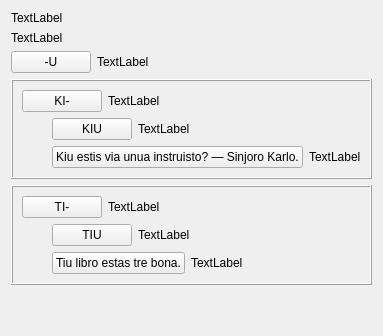
     <widget class="QWidget" name="tab">
      <attribute name="icon">
       <iconset resource="ikonoj.qrc">
        <normaloff>:/ikonoj/leciono.png</normaloff>:/ikonoj/leciono.png</iconset>
      </attribute>
      <attribute name="title">
       <string>1</string>
      </attribute>
      <layout class="QVBoxLayout" name="verticalLayout_21">
       <item>
        <widget class="titolo" name="Lec05_Label6">
         <property name="text">
          <string>TextLabel</string>
         </property>
        </widget>
       </item>
       <item>
        <widget class="QLabel" name="Lec05_Label1">
         <property name="text">
          <string>TextLabel</string>
         </property>
         <property name="wordWrap">
          <bool>true</bool>
         </property>
        </widget>
       </item>
       <item>
        <layout class="QHBoxLayout" name="horizontalLayout_23">
         <item>
          <widget class="neklakebla" name="pushButton">
           <property name="sizePolicy">
            <sizepolicy hsizetype="Maximum" vsizetype="Fixed">
             <horstretch>0</horstretch>
             <verstretch>0</verstretch>
            </sizepolicy>
           </property>
           <property name="text">
            <string>-U</string>
           </property>
           <property name="tipo" stdset="0">
            <string>akuzativa</string>
           </property>
          </widget>
         </item>
         <item>
          <widget class="QLabel" name="Lec05_Label2">
           <property name="text">
            <string>TextLabel</string>
           </property>
           <property name="wordWrap">
            <bool>true</bool>
           </property>
          </widget>
         </item>
        </layout>
       </item>
       <item>
        <widget class="QFrame" name="frame">
         <property name="frameShape">
          <enum>QFrame::Box</enum>
         </property>
         <property name="frameShadow">
          <enum>QFrame::Raised</enum>
         </property>
         <layout class="QVBoxLayout" name="verticalLayout_11">
          <property name="spacing">
           <number>6</number>
          </property>
          <property name="margin">
           <number>9</number>
          </property>
          <item>
           <layout class="QHBoxLayout" name="horizontalLayout_22">
            <item>
             <widget class="neklakebla" name="pushButton_2">
              <property name="sizePolicy">
               <sizepolicy hsizetype="Maximum" vsizetype="Fixed">
                <horstretch>0</horstretch>
                <verstretch>0</verstretch>
               </sizepolicy>
              </property>
              <property name="text">
               <string>KI-</string>
              </property>
              <property name="tipo" stdset="0">
               <string>akuzativa</string>
              </property>
             </widget>
            </item>
            <item>
             <widget class="QLabel" name="Lec05_Label9">
              <property name="text">
               <string>TextLabel</string>
              </property>
              <property name="wordWrap">
               <bool>true</bool>
              </property>
             </widget>
            </item>
           </layout>
          </item>
          <item>
           <layout class="QHBoxLayout" name="horizontalLayout_26">
            <item>
             <spacer name="horizontalSpacer">
              <property name="orientation">
               <enum>Qt::Horizontal</enum>
              </property>
              <property name="sizeType">
               <enum>QSizePolicy::Fixed</enum>
              </property>
              <property name="sizeHint" stdset="0">
               <size>
                <width>30</width>
                <height>20</height>
               </size>
              </property>
             </spacer>
            </item>
            <item>
             <layout class="QVBoxLayout" name="verticalLayout_10">
              <item>
               <layout class="QHBoxLayout" name="horizontalLayout_24">
                <item>
                 <widget class="klakbutono" name="Lec05_Button1">
                  <property name="sizePolicy">
                   <sizepolicy hsizetype="Maximum" vsizetype="Fixed">
                    <horstretch>0</horstretch>
                    <verstretch>0</verstretch>
                   </sizepolicy>
                  </property>
                  <property name="text">
                   <string>KIU</string>
                  </property>
                 </widget>
                </item>
                <item>
                 <widget class="QLabel" name="Lec05_Label11">
                  <property name="text">
                   <string>TextLabel</string>
                  </property>
                  <property name="wordWrap">
                   <bool>true</bool>
                  </property>
                 </widget>
                </item>
               </layout>
              </item>
              <item>
               <layout class="QHBoxLayout" name="horizontalLayout_25">
                <item>
                 <widget class="klakbutono" name="Lec05_Button2">
                  <property name="sizePolicy">
                   <sizepolicy hsizetype="Maximum" vsizetype="Fixed">
                    <horstretch>0</horstretch>
                    <verstretch>0</verstretch>
                   </sizepolicy>
                  </property>
                  <property name="text">
                   <string>Kiu estis via unua instruisto? — Sinjoro Karlo.</string>
                  </property>
                 </widget>
                </item>
                <item>
                 <widget class="QLabel" name="Lec05_Label12">
                  <property name="text">
                   <string>TextLabel</string>
                  </property>
                  <property name="wordWrap">
                   <bool>true</bool>
                  </property>
                 </widget>
                </item>
               </layout>
              </item>
             </layout>
            </item>
           </layout>
          </item>
         </layout>
        </widget>
       </item>
       <item>
        <widget class="QFrame" name="frame_2">
         <property name="frameShape">
          <enum>QFrame::Box</enum>
         </property>
         <property name="frameShadow">
          <enum>QFrame::Raised</enum>
         </property>
         <layout class="QVBoxLayout" name="verticalLayout_12">
          <property name="spacing">
           <number>6</number>
          </property>
          <property name="margin">
           <number>9</number>
          </property>
          <item>
           <layout class="QHBoxLayout" name="horizontalLayout_27">
            <item>
             <widget class="neklakebla" name="pushButton_5">
              <property name="sizePolicy">
               <sizepolicy hsizetype="Maximum" vsizetype="Fixed">
                <horstretch>0</horstretch>
                <verstretch>0</verstretch>
               </sizepolicy>
              </property>
              <property name="text">
               <string>TI-</string>
              </property>
              <property name="tipo" stdset="0">
               <string>akuzativa</string>
              </property>
             </widget>
            </item>
            <item>
             <widget class="QLabel" name="Lec05_Label13">
              <property name="text">
               <string>TextLabel</string>
              </property>
              <property name="wordWrap">
               <bool>true</bool>
              </property>
             </widget>
            </item>
           </layout>
          </item>
          <item>
           <layout class="QHBoxLayout" name="horizontalLayout_28">
            <item>
             <spacer name="horizontalSpacer_2">
              <property name="orientation">
               <enum>Qt::Horizontal</enum>
              </property>
              <property name="sizeType">
               <enum>QSizePolicy::Fixed</enum>
              </property>
              <property name="sizeHint" stdset="0">
               <size>
                <width>30</width>
                <height>20</height>
               </size>
              </property>
             </spacer>
            </item>
            <item>
             <layout class="QVBoxLayout" name="verticalLayout_13">
              <item>
               <layout class="QHBoxLayout" name="horizontalLayout_29">
                <item>
                 <widget class="klakbutono" name="Lec05_Button3">
                  <property name="sizePolicy">
                   <sizepolicy hsizetype="Maximum" vsizetype="Fixed">
                    <horstretch>0</horstretch>
                    <verstretch>0</verstretch>
                   </sizepolicy>
                  </property>
                  <property name="text">
                   <string>TIU</string>
                  </property>
                 </widget>
                </item>
                <item>
                 <widget class="QLabel" name="Lec05_Label14">
                  <property name="text">
                   <string>TextLabel</string>
                  </property>
                  <property name="wordWrap">
                   <bool>true</bool>
                  </property>
                 </widget>
                </item>
               </layout>
              </item>
              <item>
               <layout class="QHBoxLayout" name="horizontalLayout_30">
                <item>
                 <widget class="klakbutono" name="Lec05_Button4">
                  <property name="sizePolicy">
                   <sizepolicy hsizetype="Maximum" vsizetype="Fixed">
                    <horstretch>0</horstretch>
                    <verstretch>0</verstretch>
                   </sizepolicy>
                  </property>
                  <property name="text">
                   <string>Tiu libro estas tre bona.</string>
                  </property>
                 </widget>
                </item>
                <item>
                 <widget class="QLabel" name="Lec05_Label15">
                  <property name="text">
                   <string>TextLabel</string>
                  </property>
                  <property name="wordWrap">
                   <bool>true</bool>
                  </property>
                 </widget>
                </item>
               </layout>
              </item>
             </layout>
            </item>
           </layout>
          </item>
         </layout>
        </widget>
       </item>
       <item>
        <spacer name="verticalSpacer_3">
         <property name="orientation">
          <enum>Qt::Vertical</enum>
         </property>
         <property name="sizeHint" stdset="0">
          <size>
           <width>20</width>
           <height>40</height>
          </size>
         </property>
        </spacer>
       </item>
      </layout>
     </widget>
